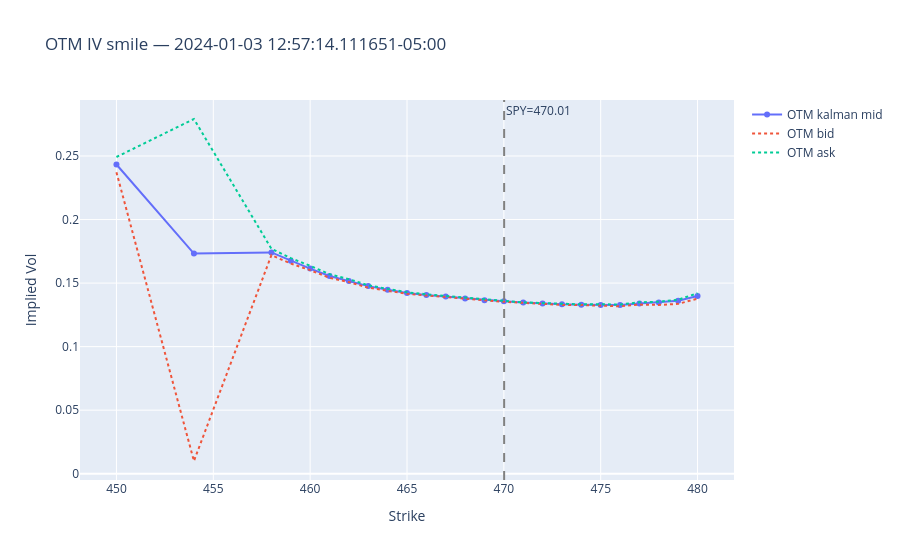

Notebook cell for this chart:
### Code cell
spy_mid = df_spy.filter(pl.col("ts_ns") <= snapshot_ts)["price"][-1]

otm_strikes = sorted(set(strikes_C) | set(strikes_P))
otm_mid, otm_bid, otm_ask = [], [], []

for k in otm_strikes:
    K_int = int(k)
    has_C = f"kalman_iv_{K_int}_C" in row.columns
    has_P = f"kalman_iv_{K_int}_P" in row.columns

    bid_C = row[f"bid_iv_{K_int}_C"][0] if has_C else None
    ask_C = row[f"ask_iv_{K_int}_C"][0] if has_C else None
    bid_P = row[f"bid_iv_{K_int}_P"][0] if has_P else None
    ask_P = row[f"ask_iv_{K_int}_P"][0] if has_P else None

    if has_C and has_P and None not in (bid_C, ask_C, bid_P, ask_P):
        i_bid = max(bid_C, bid_P)
        i_ask = min(ask_C, ask_P)
        if i_bid <= i_ask:
            # spreads overlap → use intersection
            otm_bid.append(i_bid)
            otm_ask.append(i_ask)
            otm_mid.append((i_bid + i_ask) / 2)
        else:
            # no overlap → use OTM leg
            if k > spy_mid:
                otm_bid.append(bid_C)
                otm_ask.append(ask_C)
                otm_mid.append(row[f"kalman_iv_{K_int}_C"][0])
            else:
                otm_bid.append(bid_P)
                otm_ask.append(ask_P)
                otm_mid.append(row[f"kalman_iv_{K_int}_P"][0])
    elif has_C and None not in (bid_C, ask_C):
        otm_bid.append(bid_C)
        otm_ask.append(ask_C)
        otm_mid.append(row[f"kalman_iv_{K_int}_C"][0])
    elif has_P and None not in (bid_P, ask_P):
        otm_bid.append(bid_P)
        otm_ask.append(ask_P)
        otm_mid.append(row[f"kalman_iv_{K_int}_P"][0])
    else:
        otm_bid.append(None)
        otm_ask.append(None)
        otm_mid.append(None)

fig = go.Figure()
fig.add_trace(go.Scatter(x=otm_strikes, y=otm_mid, mode="lines+markers", name="OTM kalman mid"))
fig.add_trace(
    go.Scatter(x=otm_strikes, y=otm_bid, mode="lines", name="OTM bid", line=dict(dash="dot"))
)
fig.add_trace(
    go.Scatter(x=otm_strikes, y=otm_ask, mode="lines", name="OTM ask", line=dict(dash="dot"))
)
fig.add_vline(x=spy_mid, line_dash="dash", line_color="gray", annotation_text=f"SPY={spy_mid:.2f}")
fig.update_layout(
    title=f"OTM IV smile — {snapshot_ts}",
    xaxis_title="Strike",
    yaxis_title="Implied Vol",
)
fig.show()

### Figure 1 — Plotly figure (JSON) as saved in the notebook; plotly's stock layout.template omitted (floating-point values rounded to 4 significant figures)
{"data": [{"mode": "lines+markers", "name": "OTM kalman mid", "type": "scatter", "x": [450, 454, 458, 459, 460, 461, 462, 463, 464, 465, 466, 467, 468, 469, 470, 471, 472, 473, 474, 475, 476, 477, 478, 479, 480], "y": [0.2433, 0.1732, 0.1741, 0.1676, 0.1614, 0.1556, 0.1517, 0.1476, 0.1448, 0.1421, 0.1407, 0.1394, 0.1378, 0.1364, 0.1357, 0.1346, 0.1338, 0.1332, 0.133, 0.1328, 0.1327, 0.1339, 0.1348, 0.136, 0.1399]}, {"line": {"dash": "dot"}, "mode": "lines", "name": "OTM bid", "type": "scatter", "x": [450, 454, 458, 459, 460, 461, 462, 463, 464, 465, 466, 467, 468, 469, 470, 471, 472, 473, 474, 475, 476, 477, 478, 479, 480], "y": [0.2372, 0.01, 0.172, 0.1654, 0.1602, 0.1541, 0.1508, 0.1464, 0.144, 0.1415, 0.1402, 0.139, 0.1375, 0.136, 0.1353, 0.1344, 0.1335, 0.1328, 0.1327, 0.1322, 0.1318, 0.1331, 0.1328, 0.1336, 0.1378]}, {"line": {"dash": "dot"}, "mode": "lines", "name": "OTM ask", "type": "scatter", "x": [450, 454, 458, 459, 460, 461, 462, 463, 464, 465, 466, 467, 468, 469, 470, 471, 472, 473, 474, 475, 476, 477, 478, 479, 480], "y": [0.2492, 0.2791, 0.177, 0.1697, 0.1636, 0.157, 0.1531, 0.1483, 0.1455, 0.1427, 0.1412, 0.1399, 0.1382, 0.1368, 0.136, 0.1348, 0.1342, 0.1337, 0.1333, 0.1333, 0.1332, 0.1349, 0.1353, 0.1369, 0.1421]}], "layout": {"annotations": [{"showarrow": false, "text": "SPY=470.01", "x": 470.0, "xanchor": "left", "xref": "x", "y": 1, "yanchor": "top", "yref": "y domain"}], "shapes": [{"line": {"color": "gray", "dash": "dash"}, "type": "line", "x0": 470.0, "x1": 470.0, "xref": "x", "y0": 0, "y1": 1, "yref": "y domain"}], "title": {"text": "OTM IV smile — 2024-01-03 12:57:14.111651-05:00"}, "xaxis": {"title": {"text": "Strike"}}, "yaxis": {"title": {"text": "Implied Vol"}}}}
